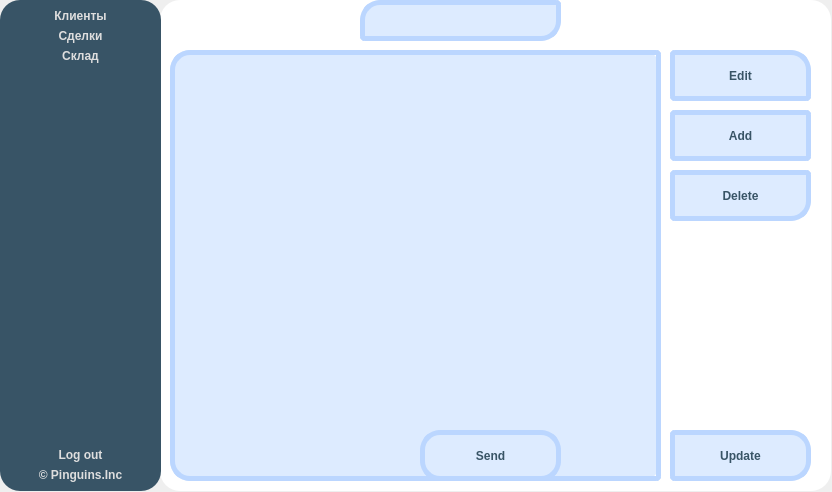
<?xml version="1.0" encoding="UTF-8"?>
<!-- Seller UI code for CRM application
Copyright(C) 2022 Plnguins

This program is free software : you can redistribute it and / or modify
it under the terms of the GNU Affero General Public License as published
by the Free Software Foundation, either version 3 of the License, or
(at your option) any later version.

This program is distributed in the hope that it will be useful,
but WITHOUT ANY WARRANTY; without even the implied warranty of
MERCHANTABILITY or FITNESS FOR A PARTICULAR PURPOSE.See the
GNU Affero General Public License for more details.

You should have received a copy of the GNU Affero General Public License
along with this program.If not, see < https:  // www.gnu.org/licenses/>. -->
<ui version="4.0">
 <class>sellerUi</class>
 <widget class="QWidget" name="sellerUi">
  <property name="geometry">
   <rect>
    <x>0</x>
    <y>0</y>
    <width>832</width>
    <height>492</height>
   </rect>
  </property>
  <property name="windowTitle">
   <string>Form</string>
  </property>
  <widget class="QLabel" name="Greeting">
   <property name="geometry">
    <rect>
     <x>160</x>
     <y>40</y>
     <width>661</width>
     <height>41</height>
    </rect>
   </property>
   <property name="styleSheet">
    <string notr="true">font:bold 12pt &quot;Comfortaa&quot;;
color: rgb(56, 84, 102);</string>
   </property>
   <property name="text">
    <string>&lt;html&gt;&lt;head/&gt;&lt;body&gt;&lt;p&gt;&lt;span style=&quot; font-size:16pt;&quot;&gt;Welcome&lt;/span&gt;&lt;/p&gt;&lt;/body&gt;&lt;/html&gt;</string>
   </property>
   <property name="alignment">
    <set>Qt::AlignCenter</set>
   </property>
  </widget>
  <widget class="QPushButton" name="Update">
   <property name="geometry">
    <rect>
     <x>670</x>
     <y>430</y>
     <width>141</width>
     <height>51</height>
    </rect>
   </property>
   <property name="visible">
    <bool>false</bool>
   </property>
   <property name="styleSheet">
    <string notr="true">QPushButton#Update:!pressed {
    font: 12pt &quot;Comfortaa&quot;;
	font: bold;
	color:  rgb(56, 84, 102);	
	background-color: rgb(221, 235, 255);
	border: 5px solid #BBD6FF ;
	border-top-right-radius:20px;
	border-bottom-right-radius:20px;
	border-top-left-radius:5px;
	border-bottom-left-radius:5px;
 }

QPushButton#Update {
    font: 12pt &quot;Comfortaa&quot;;
	font: bold;
	color:  rgb(56, 84, 102);	
	background-color: rgb(221, 235, 255);
	border: 5px solid #BBD6FF ;
	border-top-right-radius:20px;
	border-bottom-right-radius:20px;
	border-top-left-radius:5px;
	border-bottom-left-radius:5px;
 }

QPushButton#Update:hover {
    font: 12pt &quot;Comfortaa&quot;;
	font: bold;
	color:  rgb(56, 84, 102);	
	background-color: rgb(165, 199, 250);
	border: 5px solid #75ACFF;
	border-top-right-radius:20px;
	border-bottom-right-radius:20px;
	border-top-left-radius:5px;
	border-bottom-left-radius:5px;
 }


QPushButton#Update:pressed {
    font: 12pt &quot;Comfortaa&quot;;
	font: bold;
	color:  rgb(56, 84, 102);	
	background-color: rgb(165, 199, 250);
	border: 5px solid #75ACFF;
	border-top-right-radius:20px;
	border-bottom-right-radius:20px;
	border-top-left-radius:5px;
	border-bottom-left-radius:5px;
 }</string>
   </property>
   <property name="text">
    <string>Update</string>
   </property>
  </widget>
  <widget class="QLabel" name="Title">
   <property name="geometry">
    <rect>
     <x>360</x>
     <y>0</y>
     <width>201</width>
     <height>41</height>
    </rect>
   </property>
   <property name="visible">
    <bool>false</bool>
   </property>
   <property name="styleSheet">
    <string notr="true">font: 12pt &quot;Comfortaa&quot;;
	font: bold;
	color:  rgb(56, 84, 102);	
	background-color: rgb(221, 235, 255);
	border: 5px solid #BBD6FF ;
	border-top-left-radius: 20px;
	border-top-right-radius: 5px;
border-bottom-left-radius: 5px;
	border-bottom-right-radius: 20px;
	text-align: right;</string>
   </property>
   <property name="text">
    <string/>
   </property>
   <property name="alignment">
    <set>Qt::AlignCenter</set>
   </property>
  </widget>
  <widget class="QLabel" name="RoundedBlue">
   <property name="geometry">
    <rect>
     <x>170</x>
     <y>50</y>
     <width>491</width>
     <height>431</height>
    </rect>
   </property>
   <property name="visible">
    <bool>false</bool>
   </property>
   <property name="styleSheet">
    <string notr="true">background-color: rgb(221, 235, 255);

border-radius:20px;</string>
   </property>
   <property name="text">
    <string/>
   </property>
  </widget>
  <widget class="QPushButton" name="Edit">
   <property name="geometry">
    <rect>
     <x>670</x>
     <y>50</y>
     <width>141</width>
     <height>51</height>
    </rect>
   </property>
   <property name="visible">
    <bool>false</bool>
   </property>
   <property name="styleSheet">
    <string notr="true">QPushButton#Edit:!pressed {
    font: 12pt &quot;Comfortaa&quot;;
	font: bold;
	color:  rgb(56, 84, 102);	
	background-color: rgb(221, 235, 255);
	border: 5px solid #BBD6FF ;
	border-top-right-radius:20px;
	border-bottom-right-radius:5px;
	border-top-left-radius:5px;
	border-bottom-left-radius:5px;
 }

QPushButton#Edit {
    font: 12pt &quot;Comfortaa&quot;;
	font: bold;
	color:  rgb(56, 84, 102);	
	background-color: rgb(221, 235, 255);
	border: 5px solid #BBD6FF ;
	border-top-right-radius:20px;
	border-bottom-right-radius:5px;
	border-top-left-radius:5px;
	border-bottom-left-radius:5px;
 }

QPushButton#Edit:hover {
    font: 12pt &quot;Comfortaa&quot;;
	font: bold;
	color:  rgb(56, 84, 102);	
	background-color: rgb(165, 199, 250);
	border: 5px solid #75ACFF;
	border-top-right-radius:20px;
	border-bottom-right-radius:5px;
	border-top-left-radius:5px;
	border-bottom-left-radius:5px;
 }

QPushButton#Edit:pressed {
    font: 12pt &quot;Comfortaa&quot;;
	font: bold;
	color:  rgb(56, 84, 102);	
	background-color: rgb(165, 199, 250);
	border: 5px solid #75ACFF;
	border-top-right-radius:20px;
	border-bottom-right-radius:5px;
	border-top-left-radius:5px;
	border-bottom-left-radius:5px;
 }</string>
   </property>
   <property name="text">
    <string>Edit</string>
   </property>
  </widget>
  <widget class="QLabel" name="Company">
   <property name="geometry">
    <rect>
     <x>420</x>
     <y>450</y>
     <width>121</width>
     <height>31</height>
    </rect>
   </property>
   <property name="styleSheet">
    <string notr="true">font:bold 12pt &quot;Comfortaa&quot;;
color: rgb(56, 84, 102);</string>
   </property>
   <property name="text">
    <string>&lt;html&gt;&lt;head/&gt;&lt;body&gt;&lt;p&gt;&lt;span style=&quot; font-size:14pt;&quot;&gt;Pinguins.Inc&lt;/span&gt;&lt;/p&gt;&lt;/body&gt;&lt;/html&gt;</string>
   </property>
  </widget>
  <widget class="QTableWidget" name="tableWidget">
   <property name="geometry">
    <rect>
     <x>170</x>
     <y>50</y>
     <width>491</width>
     <height>431</height>
    </rect>
   </property>
   <property name="visible">
    <bool>false</bool>
   </property>
   <property name="styleSheet">
    <string notr="true">QTableWidget#tableWidget {
	background-color:transparent;
	color: rgb(56, 84, 102);
	font: 14px &quot;Comfortaa&quot;;
	border-top-left-radius: 20px;
	border-bottom-right-radius:5px;
	border-top-right-radius: 5px;
	border-bottom-left-radius: 20px;
	border: 5px solid #BBD6FF ;
}





QHeaderView{
	background-color:transparent;
	border: 10px black solid;
}

QTableView QTableCornerButton::section {
    border-top-left-radius: 15px;
}

QTableWidget::item:selection {
    selection-background-color: rgb(56, 84, 102);	
	selection-color:  rgb(222, 222, 222);
}
</string>
   </property>
  </widget>
  <widget class="QPushButton" name="Delete">
   <property name="geometry">
    <rect>
     <x>670</x>
     <y>170</y>
     <width>141</width>
     <height>51</height>
    </rect>
   </property>
   <property name="visible">
    <bool>false</bool>
   </property>
   <property name="styleSheet">
    <string notr="true">QPushButton#Delete:!pressed {
    font: 12pt &quot;Comfortaa&quot;;
	font: bold;
	color:  rgb(56, 84, 102);	
	background-color: rgb(221, 235, 255);
	border: 5px solid #BBD6FF ;
	border-top-right-radius:5px;
	border-bottom-right-radius:20px;
	border-top-left-radius:5px;
	border-bottom-left-radius:5px;
 }

QPushButton#Delete {
    font: 12pt &quot;Comfortaa&quot;;
	font: bold;
	color:  rgb(56, 84, 102);	
	background-color: rgb(221, 235, 255);
	border: 5px solid #BBD6FF ;
	border-top-right-radius:5px;
	border-bottom-right-radius:20px;
	border-top-left-radius:5px;
	border-bottom-left-radius:5px;
 }

QPushButton#Delete:hover {
    font: 12pt &quot;Comfortaa&quot;;
	font: bold;
	color:  rgb(56, 84, 102);	
	background-color: rgb(165, 199, 250);
	border: 5px solid #75ACFF;
	border-top-right-radius:5px;
	border-bottom-right-radius:20px;
	border-top-left-radius:5px;
	border-bottom-left-radius:5px;
 }


QPushButton#Delete:pressed {
    font: 12pt &quot;Comfortaa&quot;;
	font: bold;
	color:  rgb(56, 84, 102);	
	background-color: rgb(165, 199, 250);
	border: 5px solid #75ACFF;
	border-top-right-radius:5px;
	border-bottom-right-radius:20px;
	border-top-left-radius:5px;
	border-bottom-left-radius:5px;
 }</string>
   </property>
   <property name="text">
    <string>Delete</string>
   </property>
  </widget>
  <widget class="QLabel" name="Name">
   <property name="geometry">
    <rect>
     <x>330</x>
     <y>380</y>
     <width>321</width>
     <height>81</height>
    </rect>
   </property>
   <property name="styleSheet">
    <string notr="true">font:bold 12pt &quot;Comfortaa&quot;;
color: rgb(56, 84, 102);</string>
   </property>
   <property name="text">
    <string>&lt;html&gt;&lt;head/&gt;&lt;body&gt;&lt;p&gt;&lt;span style=&quot; font-size:36pt;&quot;&gt;Pinguin CRM&lt;/span&gt;&lt;/p&gt;&lt;/body&gt;&lt;/html&gt;</string>
   </property>
  </widget>
  <widget class="QPushButton" name="Send">
   <property name="geometry">
    <rect>
     <x>420</x>
     <y>430</y>
     <width>141</width>
     <height>51</height>
    </rect>
   </property>
   <property name="visible">
    <bool>false</bool>
   </property>
   <property name="styleSheet">
    <string notr="true">QPushButton#Send:!pressed {
    font: 12pt &quot;Comfortaa&quot;;
	font: bold;
	color:  rgb(56, 84, 102);	
	background-color: rgb(221, 235, 255);
	border: 5px solid #BBD6FF ;
	border-radius:20px;
 }

QPushButton#Send {
    font: 12pt &quot;Comfortaa&quot;;
	font: bold;
	color:  rgb(56, 84, 102);	
	background-color: rgb(221, 235, 255);
	border: 5px solid #BBD6FF ;
	border-radius:20px;;
 }

QPushButton#Send:hover {
    font: 12pt &quot;Comfortaa&quot;;
	font: bold;
	color:  rgb(56, 84, 102);	
	background-color: rgb(165, 199, 250);
	border: 5px solid #75ACFF;
	border-radius:20px;
 }


QPushButton#Send:pressed {
    font: 12pt &quot;Comfortaa&quot;;
	font: bold;
	color:  rgb(56, 84, 102);	
	background-color: rgb(165, 199, 250);
	border: 5px solid #75ACFF;
	border-radius:20px;
 }</string>
   </property>
   <property name="text">
    <string>Send</string>
   </property>
  </widget>
  <widget class="QPushButton" name="Add">
   <property name="geometry">
    <rect>
     <x>670</x>
     <y>110</y>
     <width>141</width>
     <height>51</height>
    </rect>
   </property>
   <property name="visible">
    <bool>false</bool>
   </property>
   <property name="styleSheet">
    <string notr="true">QPushButton#Add:!pressed {
    font: 12pt &quot;Comfortaa&quot;;
	font: bold;
	color:  rgb(56, 84, 102);	
	background-color: rgb(221, 235, 255);
	border: 5px solid #BBD6FF ;
	border-top-right-radius:5px;
	border-bottom-right-radius:5px;
	border-top-left-radius:5px;
	border-bottom-left-radius:5px;
 }

QPushButton#Add {
    font: 12pt &quot;Comfortaa&quot;;
	font: bold;
	color:  rgb(56, 84, 102);	
	background-color: rgb(221, 235, 255);
	border: 5px solid #BBD6FF ;
	border-top-right-radius:5px;
	border-bottom-right-radius:5px;
	border-top-left-radius:5px;
	border-bottom-left-radius:5px;
 }

QPushButton#Add:hover {
    font: 12pt &quot;Comfortaa&quot;;
	font: bold;
	color:  rgb(56, 84, 102);	
	background-color: rgb(165, 199, 250);
	border: 5px solid #75ACFF;
	border-top-right-radius:5px;
	border-bottom-right-radius:5px;
	border-top-left-radius:5px;
	border-bottom-left-radius:5px;
 }

QPushButton#Add:pressed {
    font: 12pt &quot;Comfortaa&quot;;
	font: bold;
	color:  rgb(56, 84, 102);	
	background-color: rgb(165, 199, 250);
	border: 5px solid #75ACFF;
	border-top-right-radius:5px;
	border-bottom-right-radius:5px;
	border-top-left-radius:5px;
	border-bottom-left-radius:5px;
 }</string>
   </property>
   <property name="text">
    <string>Add</string>
   </property>
  </widget>
  <widget class="QLabel" name="Icon">
   <property name="geometry">
    <rect>
     <x>340</x>
     <y>90</y>
     <width>271</width>
     <height>291</height>
    </rect>
   </property>
   <property name="text">
    <string/>
   </property>
   <property name="textFormat">
    <enum>Qt::PlainText</enum>
   </property>
   <property name="pixmap">
    <pixmap resource="../../resources/resources.qrc">:/images/main.png</pixmap>
   </property>
   <property name="scaledContents">
    <bool>true</bool>
   </property>
   <property name="alignment">
    <set>Qt::AlignCenter</set>
   </property>
  </widget>
  <widget class="QGroupBox" name="groupBox">
   <property name="geometry">
    <rect>
     <x>0</x>
     <y>0</y>
     <width>161</width>
     <height>491</height>
    </rect>
   </property>
   <property name="styleSheet">
    <string notr="true">color: rgb(222, 222, 222);
	font: bold;
	border: none;
	background-color: rgb(56, 84, 102);
	border-radius:20px;</string>
   </property>
   <property name="title">
    <string/>
   </property>
   <layout class="QVBoxLayout" name="verticalLayout">
    <item>
     <widget class="QPushButton" name="Client">
      <property name="styleSheet">
       <string notr="true">QPushButton#Client {
    font: 12pt &quot;Comfortaa&quot;;
	color: rgb(222, 222, 222);
	font: bold;
	border: none;
	background-color: rgb(56, 84, 102);
	border-radius:20px;
 }

QPushButton#Client:hover:!pressed {
     background-color: rgb(54, 69, 80);
	font: 12pt &quot;Comfortaa&quot;;
	color: rgb(222, 222, 222);
	font: bold;
	border: none;
	border-radius:20px;
 }

QPushButton#pushButton:pressed {
     background-color: rgb(54, 69, 80);
	font: 12pt &quot;Comfortaa&quot;;
	color: rgb(222, 222, 222);
	font: bold;
	border: none;
	border-radius:20px;
 }

QPushButton#Client:checked {
     background-color: rgb(54, 69, 80);
	font: 12pt &quot;Comfortaa&quot;;
	color: rgb(222, 222, 222);
	font: bold;
	border: none;
	border-radius:20px;
 }</string>
      </property>
      <property name="text">
       <string>Клиенты</string>
      </property>
      <property name="icon">
       <iconset>
        <activeon>:/images/client-white.png</activeon>
       </iconset>
      </property>
      <property name="iconSize">
       <size>
        <width>30</width>
        <height>30</height>
       </size>
      </property>
      <property name="flat">
       <bool>false</bool>
      </property>
     </widget>
    </item>
    <item>
     <widget class="QPushButton" name="Deal">
      <property name="styleSheet">
       <string notr="true">QPushButton#Deal:!pressed {
    font: 12pt &quot;Comfortaa&quot;;
	color: rgb(222, 222, 222);
	font: bold;
	border: none;
	background-color: rgb(56, 84, 102);
	border-radius:20px;
 }

QPushButton#Deal {
    font: 12pt &quot;Comfortaa&quot;;
	color: rgb(222, 222, 222);
	font: bold;
	border: none;
	background-color: rgb(56, 84, 102);
	border-radius:20px;
 }

QPushButton#Deal:hover {
     background-color: rgb(54, 69, 80);
	font: 12pt &quot;Comfortaa&quot;;
	color: rgb(222, 222, 222);
	font: bold;
	border: none;
	border-radius:20px;
 }


QPushButton#pushButton_2:pressed {
     background-color: rgb(45, 58, 66);
	font: 12pt &quot;Comfortaa&quot;;
	color: rgb(222, 222, 222);
	font: bold;
	border: none;
	border-radius:20px;
 }</string>
      </property>
      <property name="text">
       <string>Сделки</string>
      </property>
      <property name="icon">
       <iconset>
        <activeon>:/images/dollar.png</activeon>
       </iconset>
      </property>
      <property name="iconSize">
       <size>
        <width>27</width>
        <height>27</height>
       </size>
      </property>
      <property name="flat">
       <bool>true</bool>
      </property>
     </widget>
    </item>
    <item>
     <widget class="QPushButton" name="Stock">
      <property name="styleSheet">
       <string notr="true">QPushButton#Stock:!pressed {
    font: 12pt &quot;Comfortaa&quot;;
	color: rgb(222, 222, 222);
	font: bold;
	border: none;
	background-color: rgb(56, 84, 102);
	border-radius:20px;
 }

QPushButton#Stock {
    font: 12pt &quot;Comfortaa&quot;;
	color: rgb(222, 222, 222);
	font: bold;
	border: none;
	background-color: rgb(56, 84, 102);
	border-radius:20px;
 }

QPushButton#Stock:hover {
     background-color: rgb(54, 69, 80);
	font: 12pt &quot;Comfortaa&quot;;
	color: rgb(222, 222, 222);
	font: bold;
	border: none;
	border-radius:20px;
 }


QPushButton#pushButton_3:pressed {
     background-color: rgb(45, 58, 66);
	font: 12pt &quot;Comfortaa&quot;;
	color: rgb(222, 222, 222);
	font: bold;
	border: none;
	border-radius:20px;
 }</string>
      </property>
      <property name="text">
       <string>Склад</string>
      </property>
      <property name="icon">
       <iconset>
        <activeon>:/images/sklad-white.png</activeon>
       </iconset>
      </property>
      <property name="iconSize">
       <size>
        <width>30</width>
        <height>30</height>
       </size>
      </property>
      <property name="flat">
       <bool>true</bool>
      </property>
     </widget>
    </item>
    <item>
     <spacer name="verticalSpacer">
      <property name="orientation">
       <enum>Qt::Vertical</enum>
      </property>
      <property name="sizeHint" stdset="0">
       <size>
        <width>20</width>
        <height>40</height>
       </size>
      </property>
     </spacer>
    </item>
    <item>
     <widget class="QPushButton" name="Logout">
      <property name="styleSheet">
       <string notr="true">QPushButton#Logout:!pressed {
    font: 12pt &quot;Comfortaa&quot;;
	color: rgb(222, 222, 222);
	font: bold;
	border: none;
	background-color: rgb(56, 84, 102);
	border-radius:20px;
 }

QPushButton#Logout {
    font: 12pt &quot;Comfortaa&quot;;
	color: rgb(222, 222, 222);
	font: bold;
	border: none;
	background-color: rgb(56, 84, 102);
	border-radius:20px;
 }

QPushButton#Logout:hover {
     background-color: rgb(54, 69, 80);
	font: 12pt &quot;Comfortaa&quot;;
	color: rgb(222, 222, 222);
	font: bold;
	border: none;
	border-radius:20px;
 }


QPushButton#Logout:pressed {
     background-color: rgb(45, 58, 66);
	font: 12pt &quot;Comfortaa&quot;;
	color: rgb(222, 222, 222);
	font: bold;
	border: none;
	border-radius:20px;
 }</string>
      </property>
      <property name="text">
       <string>Log out</string>
      </property>
      <property name="icon">
       <iconset>
        <activeon>:/images/logout.png</activeon>
       </iconset>
      </property>
      <property name="iconSize">
       <size>
        <width>28</width>
        <height>28</height>
       </size>
      </property>
     </widget>
    </item>
    <item>
     <widget class="QLabel" name="label">
      <property name="styleSheet">
       <string notr="true">color: rgb(222, 222, 222);
font:light &quot;Comfortaa&quot; 16px;
background-color: rgb(56, 84, 102);</string>
      </property>
      <property name="text">
       <string>© Pinguins.Inc</string>
      </property>
      <property name="alignment">
       <set>Qt::AlignCenter</set>
      </property>
     </widget>
    </item>
   </layout>
  </widget>
  <widget class="QLabel" name="RoundedBackground">
   <property name="geometry">
    <rect>
     <x>160</x>
     <y>0</y>
     <width>671</width>
     <height>491</height>
    </rect>
   </property>
   <property name="styleSheet">
    <string notr="true">background-color :rgb(255, 255, 255);
border-radius: 20px;</string>
   </property>
   <property name="text">
    <string/>
   </property>
  </widget>
  <zorder>RoundedBackground</zorder>
  <zorder>Icon</zorder>
  <zorder>Name</zorder>
  <zorder>Company</zorder>
  <zorder>Greeting</zorder>
  <zorder>RoundedBlue</zorder>
  <zorder>Title</zorder>
  <zorder>tableWidget</zorder>
  <zorder>Update</zorder>
  <zorder>Edit</zorder>
  <zorder>Add</zorder>
  <zorder>Delete</zorder>
  <zorder>Send</zorder>
  <zorder>groupBox</zorder>
 </widget>
 <resources>
  <include location="../../resources/resources.qrc"/>
 </resources>
 <connections/>
</ui>
